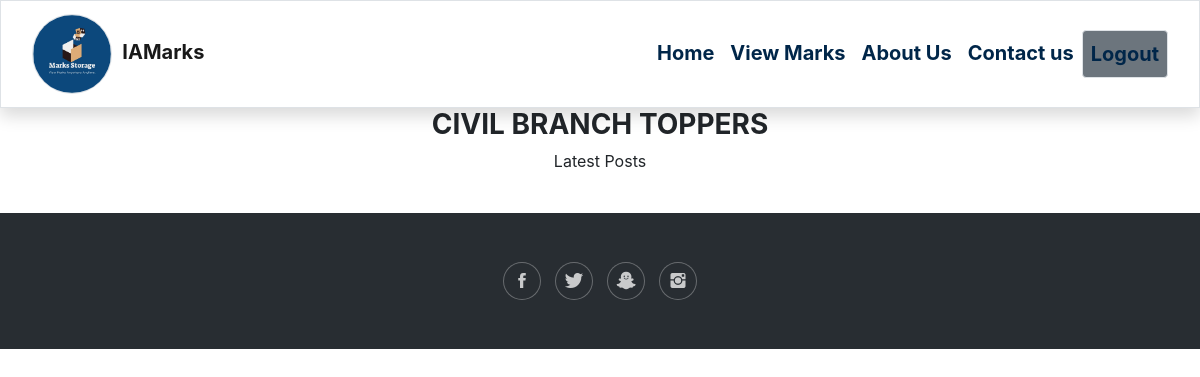
Before: /student/civiltoppers with the older database file.
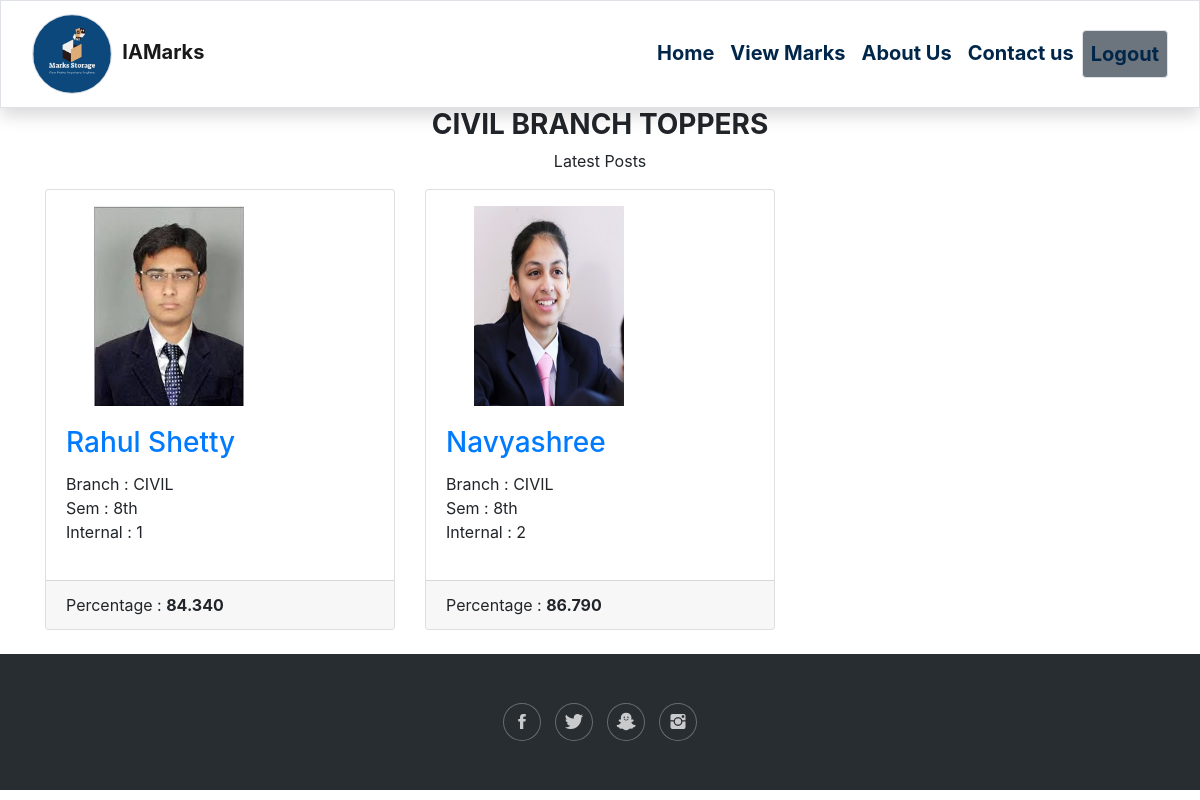
After: the same page with the newer database file.
### student/models.py (models this page shows, shortened)
class CivilTopper(models.Model):
    sno=models.AutoField(primary_key=True)
    name=models.CharField(max_length=50)
    branch=models.CharField(max_length=20)
    sem=models.CharField(max_length=10)
    Internal=models.IntegerField()
    percentage=models.DecimalField(max_digits=6,decimal_places=3)
    img=models.ImageField(upload_to='toppersspic',blank=True,null=True)
    timeStamp=models.DateTimeField(blank=True)

### student/views.py (the view)
# urls.py: path('civiltoppers',views.civiltoppers,name="civiltoppers"),
def civiltoppers(request):
    posts=CivilTopper.objects.all()
    context={'posts':posts}
    return render(request,'student/civiltoppers.html',context)

### student/templates/student/civiltoppers.html (shortened to what this page needs)
{% extends 'student/stud_basic.html' %}
{% load static %}
{% block body %}
 <section id="blog" class="blog-mf sect-pt4 route">
      <div class="container">
        <div class="row">
          <div class="col-sm-12">
            <div class="title-box text-center">
              <h3 class="title">
              <b>CIVIL BRANCH TOPPERS </b>
              </h3>
              <p class="subtitle-a">
               Latest Posts
              </p>
            </div>
          </div>
        </div>
        <div class="row">
         {% for  post in posts %}
          <div class="col-md-4">
            <div class="card card-blog">
              <div class="card-img mt-3 mx-5">
                <a href="{{post.img.url}}"><img src="{{post.img.url}}" alt="" class="img" height="200px" width="150px"></a>
              </div>
              <div class="card-body">
                <h3 class="card-title"><a href="blog-single.html">{{post.name}}</a></h3>
                <p class="card-description">
                  Branch : {{post.branch}}<br>
                  Sem : {{post.sem}}<br>
                  Internal : {{post.Internal}}
                </p>
              </div>
              <div class="card-footer">
                <div class="post-author">
                    <span class="author">Percentage : <b>{{post.percentage}}</b></span>
                </div>
              </div>
            </div>
          </div>
          <br>
          {% endfor %}
        </div>
      </div>
    </section>
{% endblock body %}

Changed rows visible on the page:
added CivilTopper: img (picture), name "Rahul Shetty", branch "CIVIL", sem "8th", Internal "1", percentage "84.340"
added CivilTopper: img (picture), name "Navyashree", branch "CIVIL", sem "8th", Internal "2", percentage "86.790"
